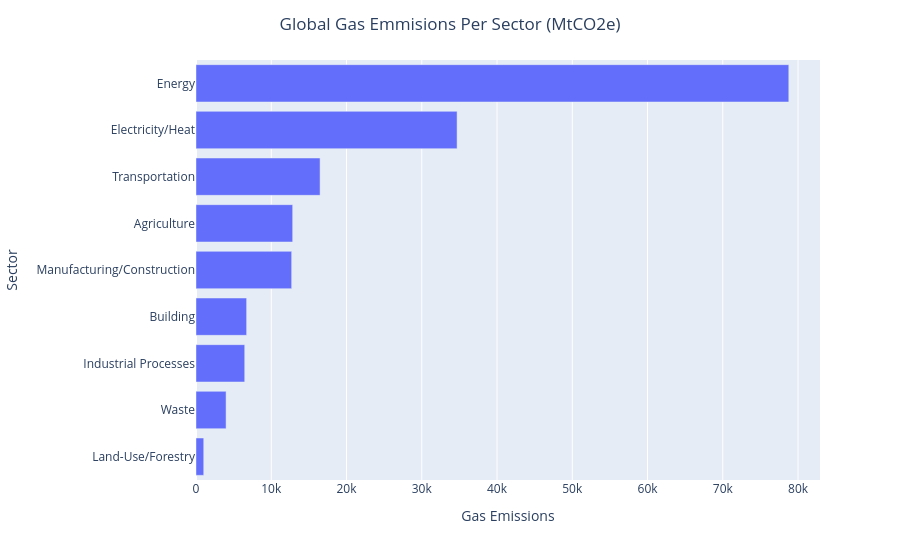

Notebook cell for this chart:
### Code cell
# get numbers per Sector
em_per_sector = {}
for sector in sectors:
    em_per_sector[sector] = round(float(df[df['Sector'] == sector][YEAR].sum()),2)

# simplify name
em_per_sector['Land-Use/Forestry'] = em_per_sector.pop('Land Use, Land-Use Change and Forestry')

# sort 
em_per_sector = dict(sorted(em_per_sector.items(), key=lambda x: x[1])) # , reverse=True


fig = px.bar(y=em_per_sector.keys(), x=em_per_sector.values(), orientation='h')
fig.update_layout(title='Global Gas Emmisions Per Sector (MtCO2e)',
                  title_x=0.5,
                  xaxis_title="Gas Emissions",
                  yaxis_title="Sector")
fig.show()

# display values
em_per_sector

### Figure 1 — Plotly figure (JSON) as saved in the notebook; plotly's stock layout.template omitted (floating-point values rounded to 4 significant figures)
{"data": [{"hovertemplate": "x=%{x}<br>y=%{y}<extra></extra>", "legendgroup": "", "marker": {"color": "#636efa", "pattern": {"shape": ""}}, "name": "", "orientation": "h", "showlegend": false, "textposition": "auto", "type": "bar", "x": [1029.0, 3997.0, 6475.0, 6730.0, 12710.0, 12850.0, 16490.0, 34690.0, 78770.0], "xaxis": "x", "y": ["Land-Use/Forestry", "Waste", "Industrial Processes", "Building", "Manufacturing/Construction", "Agriculture", "Transportation", "Electricity/Heat", "Energy"], "yaxis": "y"}], "layout": {"barmode": "relative", "legend": {"tracegroupgap": 0}, "margin": {"t": 60}, "title": {"text": "Global Gas Emmisions Per Sector (MtCO2e)", "x": 0.5}, "xaxis": {"anchor": "y", "domain": [0, 1], "title": {"text": "Gas Emissions"}}, "yaxis": {"anchor": "x", "domain": [0, 1], "title": {"text": "Sector"}}}}
